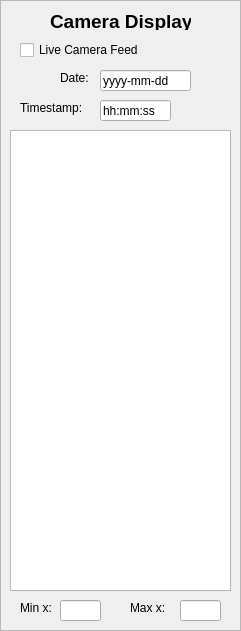
   <widget class="QWidget" name="widget_camDisplay" native="true">
    <property name="geometry">
     <rect>
      <x>30</x>
      <y>20</y>
      <width>241</width>
      <height>631</height>
     </rect>
    </property>
    <widget class="QLabel" name="label_CameraDisplay">
     <property name="geometry">
      <rect>
       <x>50</x>
       <y>10</y>
       <width>141</width>
       <height>20</height>
      </rect>
     </property>
     <property name="text">
      <string>&lt;html&gt;&lt;head/&gt;&lt;body&gt;&lt;p align=&quot;center&quot;&gt;&lt;span style=&quot; font-size:14pt; font-weight:600;&quot;&gt;Camera Display&lt;/span&gt;&lt;/p&gt;&lt;/body&gt;&lt;/html&gt;</string>
     </property>
    </widget>
    <widget class="QCheckBox" name="checkBox_livecam">
     <property name="geometry">
      <rect>
       <x>20</x>
       <y>40</y>
       <width>141</width>
       <height>20</height>
      </rect>
     </property>
     <property name="text">
      <string>Live Camera Feed</string>
     </property>
    </widget>
    <widget class="QLabel" name="label_minx">
     <property name="geometry">
      <rect>
       <x>20</x>
       <y>600</y>
       <width>60</width>
       <height>16</height>
      </rect>
     </property>
     <property name="text">
      <string>Min x:</string>
     </property>
    </widget>
    <widget class="QLabel" name="label_maxx">
     <property name="geometry">
      <rect>
       <x>130</x>
       <y>600</y>
       <width>60</width>
       <height>16</height>
      </rect>
     </property>
     <property name="text">
      <string>Max x:</string>
     </property>
    </widget>
    <widget class="QLineEdit" name="text_minx">
     <property name="geometry">
      <rect>
       <x>60</x>
       <y>600</y>
       <width>41</width>
       <height>21</height>
      </rect>
     </property>
    </widget>
    <widget class="QLineEdit" name="text_maxx">
     <property name="geometry">
      <rect>
       <x>180</x>
       <y>600</y>
       <width>41</width>
       <height>21</height>
      </rect>
     </property>
    </widget>
    <widget class="QFrame" name="frame_camDisplay">
     <property name="geometry">
      <rect>
       <x>0</x>
       <y>0</y>
       <width>241</width>
       <height>631</height>
      </rect>
     </property>
     <property name="frameShape">
      <enum>QFrame::StyledPanel</enum>
     </property>
     <property name="frameShadow">
      <enum>QFrame::Raised</enum>
     </property>
     <widget class="QGraphicsView" name="graphics_camDisplay">
      <property name="geometry">
       <rect>
        <x>10</x>
        <y>130</y>
        <width>221</width>
        <height>461</height>
       </rect>
      </property>
     </widget>
     <widget class="QWidget" name="widget_selectFrame" native="true">
      <property name="geometry">
       <rect>
        <x>10</x>
        <y>70</y>
        <width>181</width>
        <height>51</height>
       </rect>
      </property>
      <widget class="QLabel" name="label_Timestamp">
       <property name="geometry">
        <rect>
         <x>10</x>
         <y>30</y>
         <width>81</width>
         <height>16</height>
        </rect>
       </property>
       <property name="text">
        <string>Timestamp:</string>
       </property>
      </widget>
      <widget class="QLabel" name="label_Date">
       <property name="geometry">
        <rect>
         <x>50</x>
         <y>0</y>
         <width>81</width>
         <height>16</height>
        </rect>
       </property>
       <property name="text">
        <string>Date:</string>
       </property>
      </widget>
      <widget class="QLineEdit" name="text_Timestamp">
       <property name="geometry">
        <rect>
         <x>90</x>
         <y>30</y>
         <width>71</width>
         <height>21</height>
        </rect>
       </property>
       <property name="text">
        <string>hh:mm:ss</string>
       </property>
      </widget>
      <widget class="QLineEdit" name="text_Date">
       <property name="geometry">
        <rect>
         <x>90</x>
         <y>0</y>
         <width>91</width>
         <height>21</height>
        </rect>
       </property>
       <property name="text">
        <string>yyyy-mm-dd</string>
       </property>
      </widget>
     </widget>
    </widget>
    <zorder>frame_camDisplay</zorder>
    <zorder>label_CameraDisplay</zorder>
    <zorder>checkBox_livecam</zorder>
    <zorder>label_minx</zorder>
    <zorder>label_maxx</zorder>
    <zorder>text_minx</zorder>
    <zorder>text_maxx</zorder>
   </widget>
